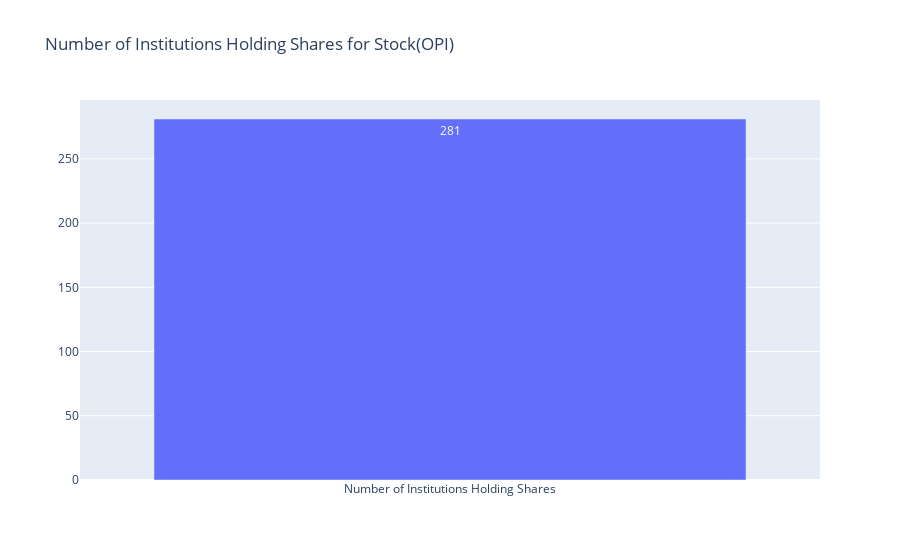

This figure's notebook cell:
### Code cell
# Create a bar chart
fig = px.bar(major_holders_count, x='Category', y='Count', text='Count', title=f'Number of Institutions Holding Shares for Stock({ticker})')
# set the labels to nothing for x and y axis
fig.update_xaxes(title='')
fig.update_yaxes(title='')
# Show the plot
fig.show()

### Figure 1 — Plotly figure (JSON) as saved in the notebook; plotly's stock layout.template omitted (floating-point values rounded to 4 significant figures)
{"data": [{"alignmentgroup": "True", "hovertemplate": "Category=%{x}<br>Count=%{text}<extra></extra>", "legendgroup": "", "marker": {"color": "#636efa", "pattern": {"shape": ""}}, "name": "", "offsetgroup": "", "orientation": "v", "showlegend": false, "text": [281], "textposition": "auto", "type": "bar", "x": ["Number of Institutions Holding Shares"], "xaxis": "x", "y": [281], "yaxis": "y"}], "layout": {"barmode": "relative", "legend": {"tracegroupgap": 0}, "title": {"text": "Number of Institutions Holding Shares for Stock(OPI)"}, "xaxis": {"anchor": "y", "domain": [0, 1], "title": {"text": ""}}, "yaxis": {"anchor": "x", "domain": [0, 1], "title": {"text": ""}}}}
